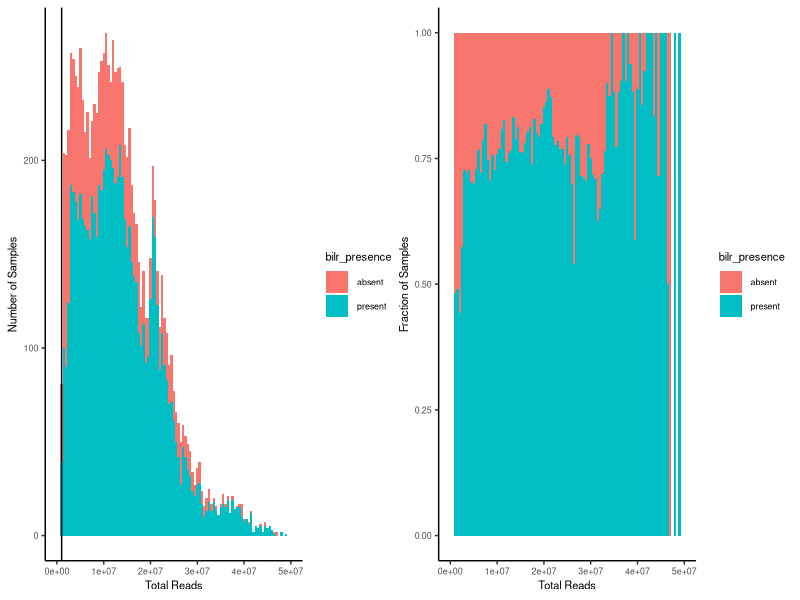
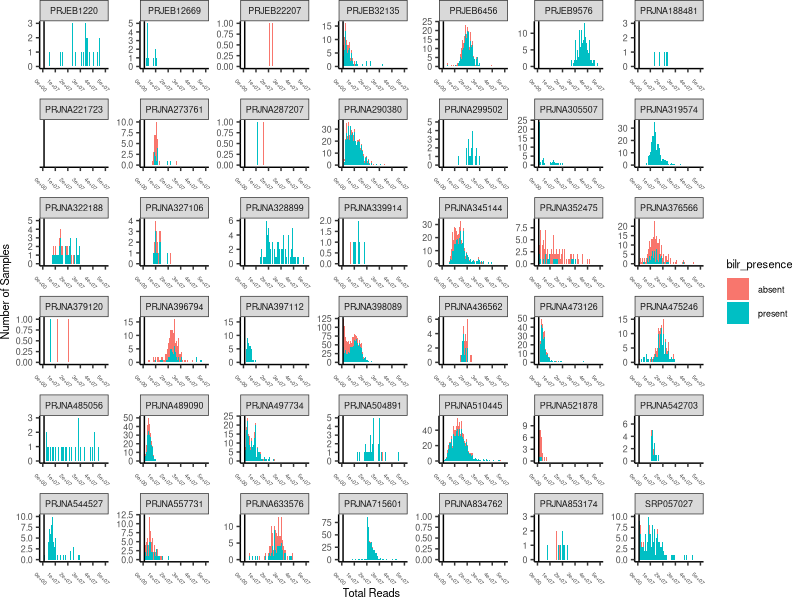
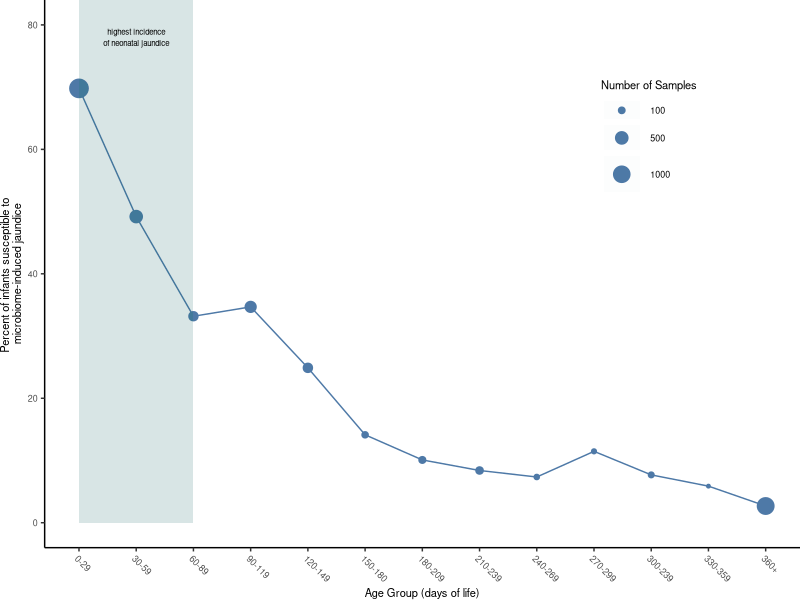
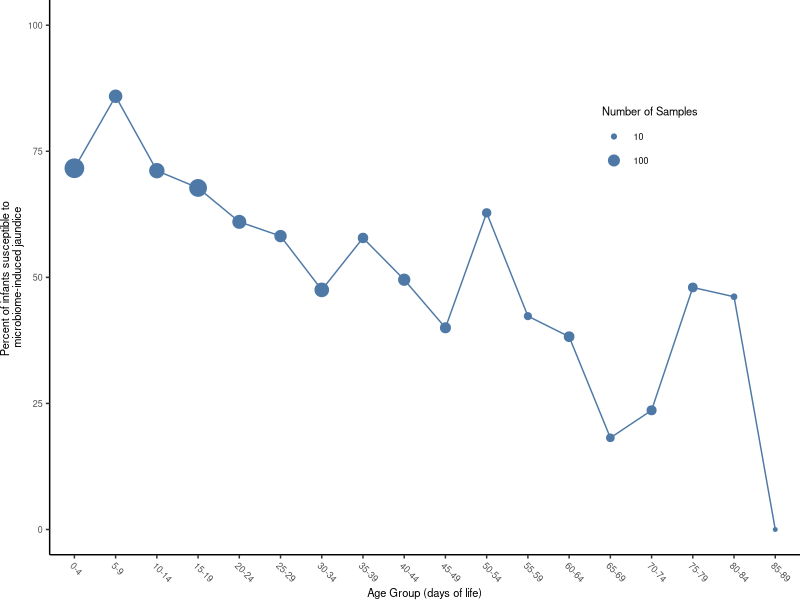
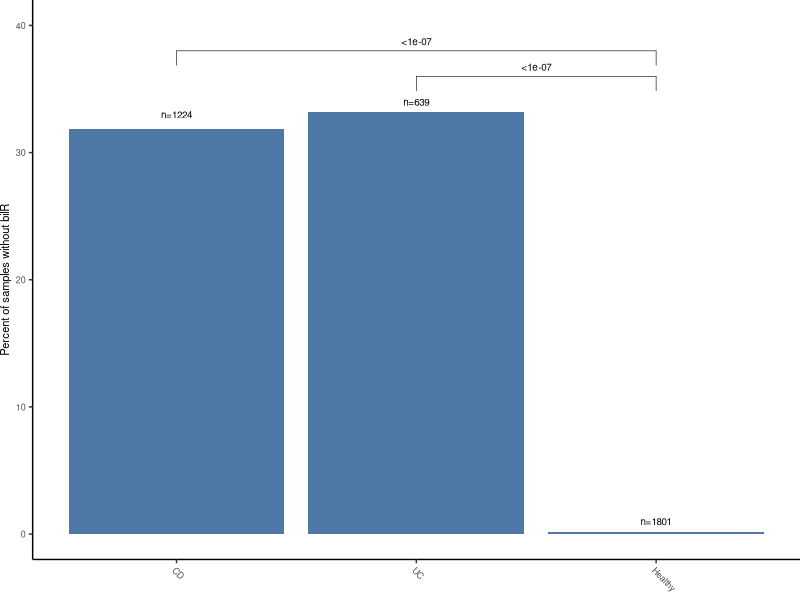
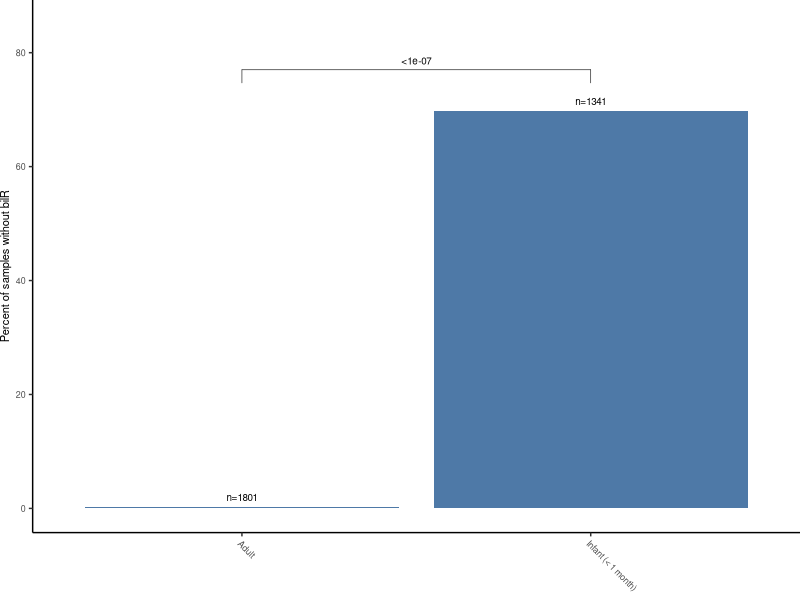
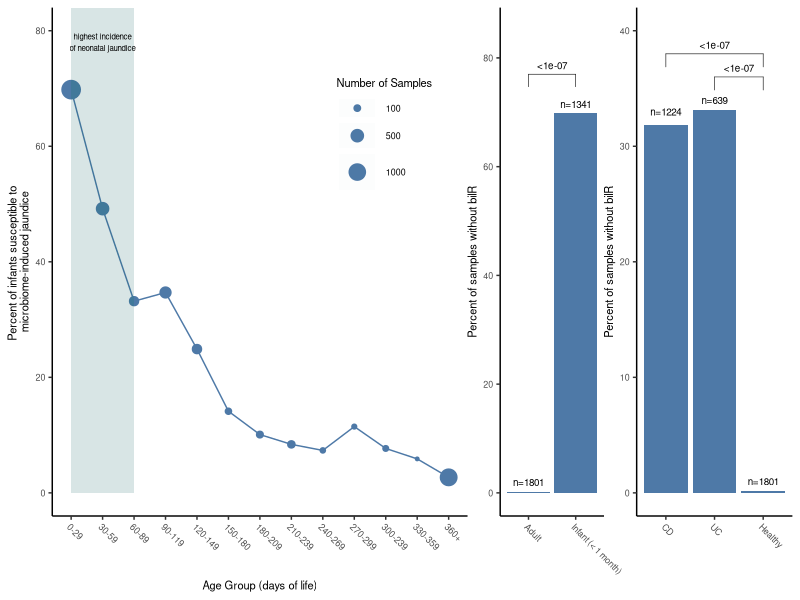
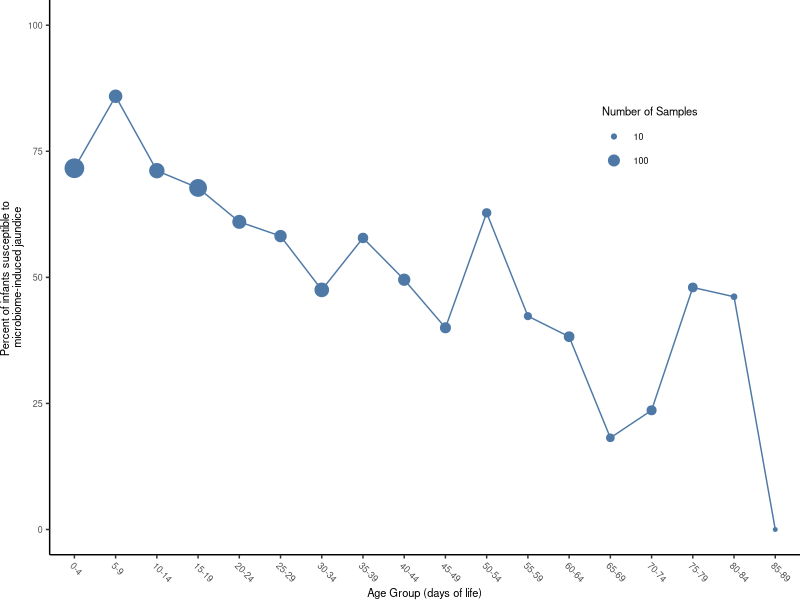

These charts were generated, in order, by the following R code:
## ---- chunk 1
library(ggplot2)
library(ggpubr)
library(dplyr)
library(patchwork)
library(ggthemes)
library(tidyverse)

pub_theme <- function() {
  theme_bw() + 
    theme(
      panel.grid.major = element_blank(), 
      panel.grid.minor = element_blank(), 
      panel.border = element_blank(), 
      axis.line = element_line(colour = "black"), 
      text=element_text(family = 'sans', size = 8),  
      plot.margin= margin(0,0,0,0,'cm'), 
      panel.background = element_blank(),
      plot.background = element_blank())
}
## ---- chunk 2
# Read in overall data file
project_data <- read.csv('./bilirubin_mgx_data.csv', row.names = 1)

# Calculate CPM values for the bilR gene. Remove samples with less than 1 
# million reads
project_data$bilr_tot <- (project_data$bilR/project_data$total_reads)*1000000
project_data <- project_data[project_data$total_reads > 1000000,]


# Classify each sample as having bilR present or absent if CPM is greater than 5
cpm_threshold = 5
project_data$bilr_presence[project_data$bilr_tot <= cpm_threshold] <- 'absent'
project_data$bilr_presence[project_data$bilr_tot > cpm_threshold] <- 'present'

## ---- chunk 3
# Plot lower abundance bins where most data points fall. 
bilr_hist <- ggplot(project_data, aes(x=total_reads, fill=bilr_presence)) + 
  geom_histogram(binwidth = 500000) + pub_theme() + xlim(0,5.0e07) + 
  xlab('Total Reads') + ylab('Number of Samples') + geom_vline(xintercept = 1000000)
bilr_hist_stack <- ggplot(project_data, aes(x=total_reads, fill=bilr_presence)) + 
  geom_histogram(binwidth = 500000, position='fill') + pub_theme() + xlim(0,5.0e07) + 
  xlab('Total Reads') + ylab('Fraction of Samples')
bilr_hist | bilr_hist_stack
## ---- chunk 4
# Plot lower abundance bins where most data points fall. 
bilr_hist_panels <- ggplot(project_data, aes(x=total_reads, fill=bilr_presence)) + 
  geom_histogram(binwidth = 500000) + pub_theme() + xlim(0,5.0e07) + 
  xlab('Total Reads') + ylab('Number of Samples') + geom_vline(xintercept = 1000000) +
  facet_wrap(~bioproject, scales = 'free')  + theme(axis.text.x = element_text(size = 4, angle = -45))

bilr_hist_panels
## ---- chunk 5
# Subset project data to only include samples from infant data sets in first year
infant_data <- project_data[project_data$host_disease == 'infant',]
infant_data$host_age <- as.numeric(infant_data$host_age)
infant_data <- infant_data[!is.na(infant_data$host_age), ]
infant_data <- infant_data[infant_data$host_age <= 365,]

# Bin first year infant samples into bins of 30 days
infant_data$bin <- cut(infant_data$host_age, seq(-1, max(infant_data$host_age)+30, 30))

infant_data$bin <- factor(infant_data$bin, levels = c('(-1,29]', '(29,59]', '(59,89]',
                                                                    '(89,119]', '(119,149]', '(149,179]',
                                                                    '(179,209]', '(209,239]', '(239,269]',
                                                                    '(269,299]', '(299,329]', '(329,359]',
                                                                    '(359,389]'), 
                                 labels = c('0-29', '30-59', '60-89',
                                            '90-119', '120-149', '150-180',
                                            '180-209', '210-239', '240-269',
                                            '270-299', '300-239', '330-359',
                                            '360+'))


# Calculate fraction of samples with bilR present across infant age bins. 
means_bilr <- as.data.frame(infant_data %>% 
                              group_by(bin) %>% 
                              summarise(across(bilr_tot, mean), sample_size = n()))
colnames(means_bilr) <- c('age', 'avg', 'Number of Samples')
t <- as.data.frame(table(infant_data[c('bin', 'bilr_presence')]))
t <- t[t$bilr_presence == 'present',]
colnames(t) <- c('age', 'presence', 'present_count')
means_bilr <- merge(means_bilr, t, by='age')
means_bilr$frac <- means_bilr$present_count / means_bilr$`Number of Samples`

# Plot bilR abscence (1-presence) over the first year of life. 
bilR_infants <- ggplot(means_bilr, aes(x=factor(age), y=(1-frac)*100, size=`Number of Samples`, group='Gene')) + geom_point(color='#4E79A7') +
  geom_line(size=0.5, color='#4E79A7') +  pub_theme() + xlab('Age Group (days of life)') +
  ylab('Percent of infants susceptible to \nmicrobiome-induced jaundice') + 
  theme(axis.text.x=element_text(angle = -45, hjust = 0), legend.position = c(0.80,0.75), legend.background = element_rect(colour = NA),
        plot.margin= margin(0,0,0,0,'cm')) + 
  ylim(0,80) + scale_color_tableau(palette = "Tableau 10", type = "regular",direction = 1) + 
  geom_rect(aes(xmin='0-29', xmax='60-89', ymin=0, ymax=Inf), fill='#4E79A7', alpha=0.01) + 
  annotate(geom='text', x='30-59', y=78, label='highest incidence\nof neonatal jaundice', size=2) + scale_size(breaks=c(100,500,1000))

infant_frac <- means_bilr
infant_frac <- infant_frac[c('age', 'frac')]

bilR_infants
## ---- chunk 6
# Subset project data to only include samples from infant data sets in first year
infant_data_3m <- project_data[project_data$host_disease == 'infant',]
infant_data_3m$host_age <- as.numeric(infant_data_3m$host_age)
infant_data_3m <- infant_data_3m[!is.na(infant_data_3m$host_age), ]
infant_data_3m <- infant_data_3m[infant_data_3m$host_age <= 89,]

# Bin first year infant samples into bins of 30 days
infant_data_3m$bin <- cut(infant_data_3m$host_age, seq(-1, max(infant_data_3m$host_age)+5, 5))

infant_data_3m$bin <- factor(infant_data_3m$bin, levels = c('(-1,4]','(4,9]','(9,14]','(14,19]','(19,24]','(24,29]','(29,34]','(34,39]','(39,44]','(44,49]','(49,54]','(54,59]','(59,64]','(64,69]','(69,74]','(74,79]','(79,84]','(84,89]'), 
                                 labels = c('0-4','5-9','10-14','15-19','20-24','25-29','30-34','35-39','40-44','45-49','50-54','55-59','60-64','65-69','70-74','75-79','80-84','85-89'))


# Plot bilR presence over time for infants
means_bilr <- as.data.frame(infant_data_3m %>% 
                              group_by(bin) %>% 
                              summarise(across(bilr_tot, mean), sample_size = n()))
colnames(means_bilr) <- c('age', 'avg', 'Number of Samples')
t <- as.data.frame(table(infant_data_3m[c('bin', 'bilr_presence')]))
t <- t[t$bilr_presence == 'present',]
colnames(t) <- c('age', 'presence', 'present_count')
means_bilr <- merge(means_bilr, t, by='age')
means_bilr$frac <- means_bilr$present_count / means_bilr$`Number of Samples`
means_bilr <- means_bilr[order(means_bilr$age),]

bilR_infants_3m <- ggplot(means_bilr, aes(x=age, y=(1-frac)*100, size=`Number of Samples`, group='Gene')) + geom_point(color='#4E79A7') +
  geom_line(size=0.5, color='#4E79A7') +  pub_theme() + xlab('Age Group (days of life)') +
  ylab('Percent of infants susceptible to \nmicrobiome-induced jaundice') + 
  theme(axis.text.x=element_text(angle = -45, hjust = 0), legend.position = c(0.80,0.75), legend.background = element_rect(colour = NA),
        plot.margin= margin(0,0,0,0,'cm')) + scale_x_discrete(limits=c('0-4','5-9','10-14','15-19','20-24','25-29','30-34','35-39','40-44','45-49','50-54','55-59','60-64','65-69','70-74','75-79','80-84','85-89')) +
  ylim(0,100) + scale_color_tableau(palette = "Tableau 10", type = "regular",direction = 1) + scale_size(breaks=c(10,100,500))
ggsave('Extended_data_Fig10.png', bg='transparent', width=7, height=4)
bilR_infants_3m
## ---- chunk 7
# Subset data to only include samples from healthy adults, CD, or UC patients. 
ibd_data <- project_data[project_data$host_disease %in% c('CD', 'UC', 'healthy'),]


bilr_disease <- as.data.frame.matrix(table(ibd_data[c('host_disease', 'bilr_presence')]))
bilr_disease$host_disease <- row.names(bilr_disease)
bilr_disease$host_disease <- factor(bilr_disease$host_disease, levels=c('CD', 'UC', 'healthy'), labels=c('CD', 'UC', 'Healthy'))
bilr_disease$total <- bilr_disease$absent + bilr_disease$present
bilr_disease$absent_frac <- bilr_disease$absent / bilr_disease$total

project_sub <-  ibd_data[ibd_data$host_disease %in% c('CD', 'UC', 'healthy'),]
project_sub$host_disease <- factor(project_sub$host_disease, levels=c('CD', 'UC', 'healthy'))
prop.test(table(project_sub$host_disease, project_sub$bilr_presence), correct=TRUE)

project_sub_sub <- ibd_data[ibd_data$host_disease %in% c('CD', 'UC'),]
project_sub_sub$host_disease <- factor(project_sub_sub$host_disease, levels=c('CD', 'UC'))
prop.test(table(project_sub_sub$host_disease, project_sub_sub$bilr_presence), correct=TRUE)

project_sub_sub <- ibd_data[ibd_data$host_disease %in% c('CD', 'healthy'),]
project_sub_sub$host_disease <- factor(project_sub_sub$host_disease, levels=c('CD', 'healthy'))
prop.test(table(project_sub_sub$host_disease, project_sub_sub$bilr_presence), correct=TRUE)

project_sub_sub <- ibd_data[ibd_data$host_disease %in% c('UC', 'healthy'),]
project_sub_sub$host_disease <- factor(project_sub_sub$host_disease, levels=c('UC', 'healthy'))
prop.test(table(project_sub_sub$host_disease, project_sub_sub$bilr_presence), correct=TRUE)


healthy_ibd <- ggplot(bilr_disease, aes(x=host_disease, y=absent_frac*100), ) + 
  geom_bar(stat = 'identity', position='stack', fill='#4E79A7') + ylim(0,40) +
  theme_bw() +
  ylab('Percent of samples without bilR') + pub_theme() + xlab(element_blank()) +
  theme(axis.text.x=element_text(angle = -45, hjust = 0), legend.position='none;') + scale_fill_tableau(palette = "Tableau 10", type = "regular",direction = 1) +
  geom_bracket(xmin=c('CD', 'UC'), xmax=c('Healthy', 'Healthy'), label=c('<1e-07', '<1e-07'), y.position = c(38, 36), size=0.2, label.size=2.5, vjust=0) + 
  annotate(geom='text', x=c('CD', 'UC', 'Healthy'), y=c(33, 34, 1),label=c('n=1224', 'n=639', 'n=1801') , size=2.5)

disease_frac <- bilr_disease[c('absent_frac')]


healthy_ibd



## ---- chunk 8
colnames(infant_frac) <- c('group', 'absent_frac')
infant_frac$absent_frac <- 1-infant_frac$absent_frac
disease_frac$group <- rownames(disease_frac)
healthy_infant <- rbind(infant_frac, disease_frac)
healthy_infant <- healthy_infant[healthy_infant$group %in% c('healthy', '0-29'),]
healthy_infant$group <- factor(healthy_infant$group, levels=c('healthy', '0-29'),
                               labels=c('Adult', 'Infant (< 1 month)'))

healthy_infant_dat <- rbind(infant_data[infant_data$host_age <= 30,][c('host_disease', 'bilr_presence')], ibd_data[ibd_data$host_disease == 'healthy',][c('host_disease', 'bilr_presence')])
healthy_infant_dat$host_disease <- factor(healthy_infant_dat$host_disease, levels=c('infant', 'healthy'))
prop.test(table(healthy_infant_dat$host_disease, healthy_infant_dat$bilr_presence), correct=TRUE)


health_infant <- ggplot(healthy_infant, aes(x=group, y=absent_frac*100), ) + 
  geom_bar(stat = 'identity', position='stack', fill='#4E79A7') + ylim(0,85) +
  theme_bw() +
  ylab('Percent of samples without bilR') + pub_theme() + xlab(element_blank()) +
  theme(axis.text.x=element_text(angle = -45, hjust = 0), legend.position='none', plot.margin= margin(0,0,0,0,'cm')) + scale_fill_tableau(palette = "Tableau 10", type = "regular",direction = 1) +
  geom_bracket(xmin=c('Infant (< 1 month)'), xmax=c('Adult'), label=c('<1e-07'), y.position = c(77), size=0.2, label.size=2.5, vjust=0) + 
  annotate(geom='text', x=c('Infant (< 1 month)', 'Adult'), y=c(71.5, 2),label=c('n=1341','n=1801') , size=2.5)
health_infant
## ---- chunk 9
bilR_infants + health_infant +healthy_ibd + plot_layout(widths=c(4,1,1.5))
ggsave('Figure6.png', bg='transparent', width=7, height=4)
